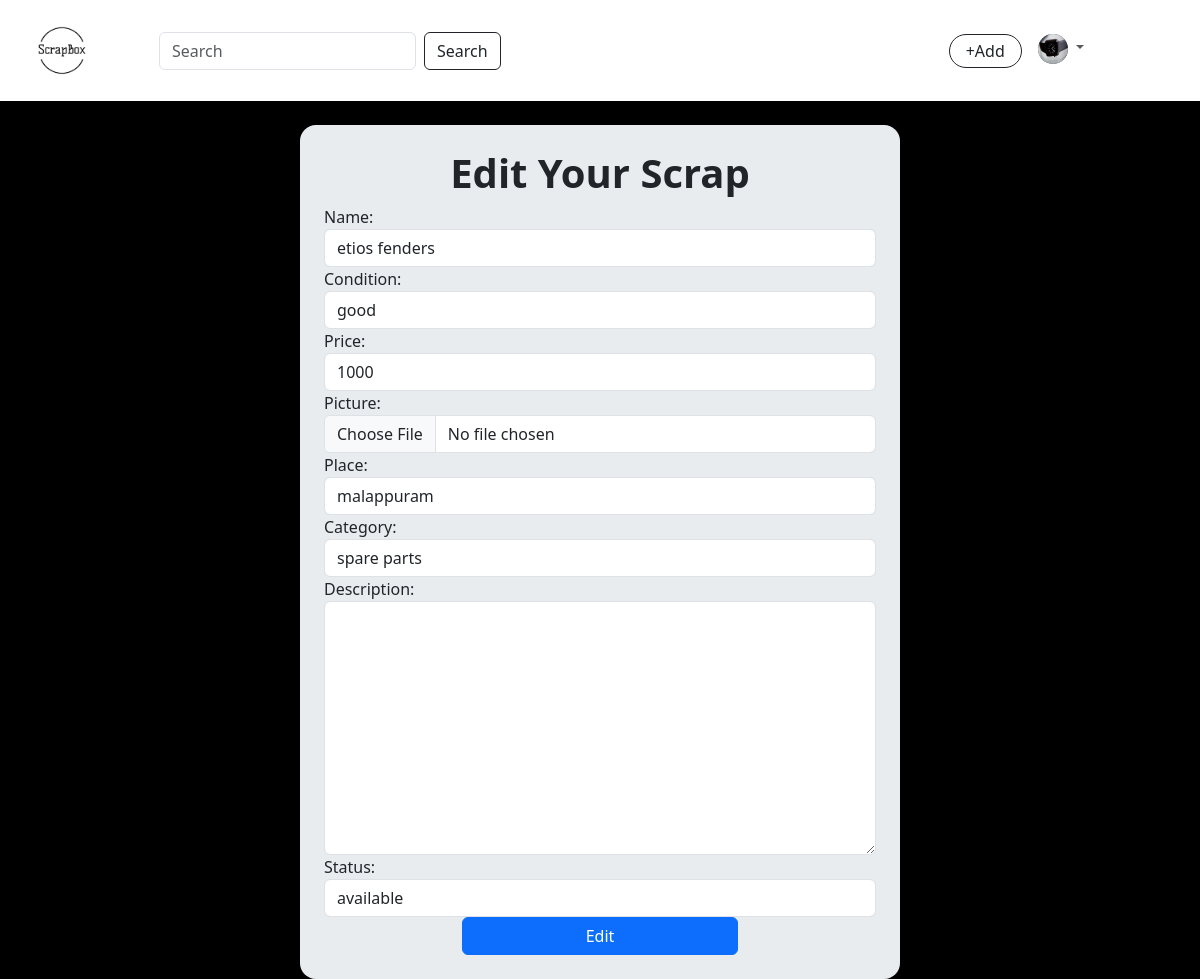
The page /scrap/1/update (signed in) on the database as committed earlier.
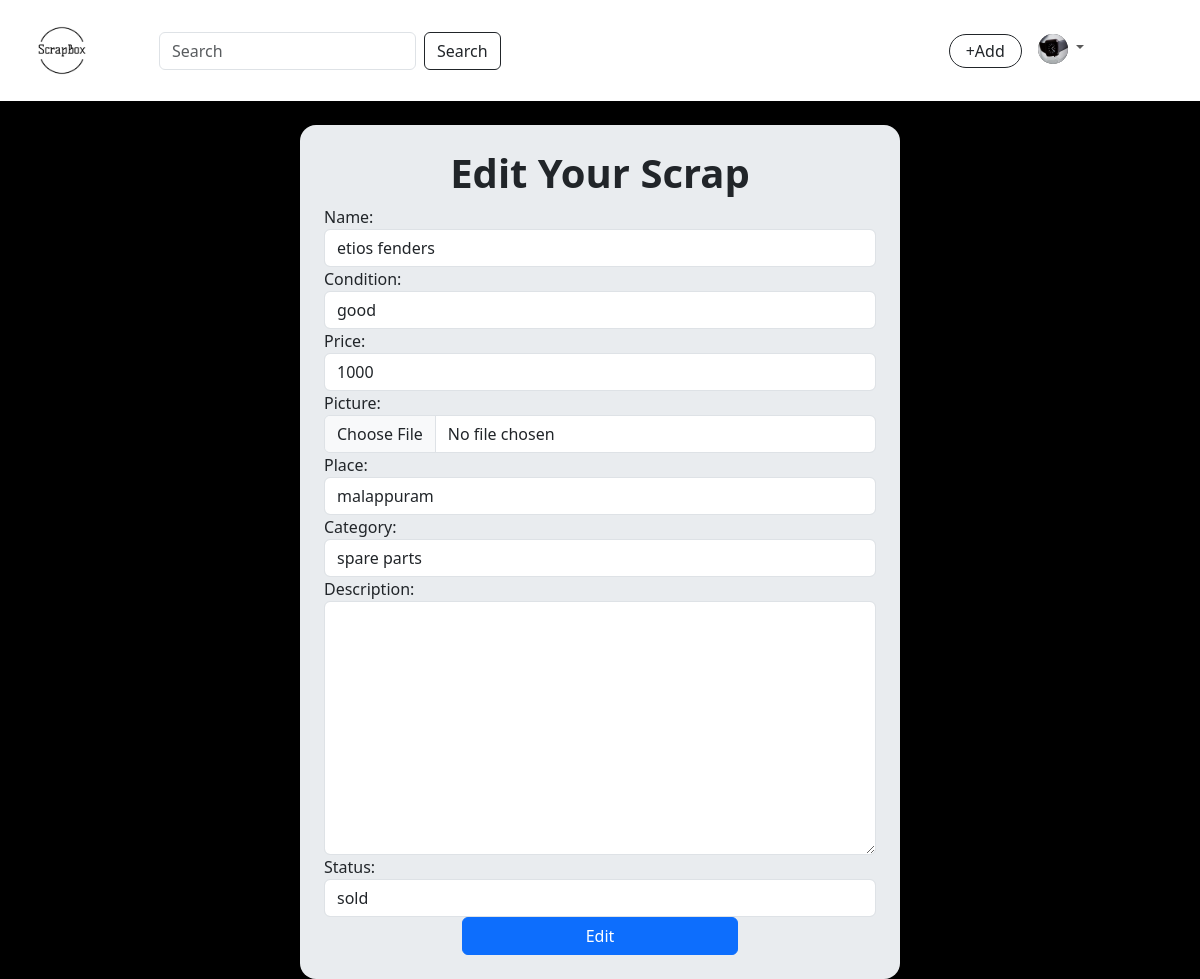
The same page on the database as committed later.
### scrapboxapp/models.py (models this page shows, shortened)
class Scrap(models.Model):
    name=models.CharField(max_length=200)
    condition=models.CharField(max_length=200)
    price=models.PositiveIntegerField()
    picture=models.ImageField(upload_to="scrapimages",)
    place=models.CharField(max_length=200)
    category=models.ForeignKey(Category,on_delete=models.CASCADE,related_name="scrap_category")
    created_date=models.DateTimeField(auto_now_add=True)
    description=models.CharField(max_length=300,null=True)
    status_option=(
        ("sold","sold"),
        ("available","available")
    )
    status=models.CharField(choices=status_option, max_length=200,default="available")
    user=models.ForeignKey(User,on_delete=models.CASCADE,related_name="user_scrap")

class Category(models.Model):
    name=models.CharField(max_length=200)
    def __str__(self):
        return self.name

### scrapboxapp/views.py (the view, shortened to what this page needs)
# urls.py: path('scrap/<int:pk>/update',views.ScrapEditView.as_view(),name="scrap-edit"),
@method_decorator(decs,name="dispatch")
class ScrapEditView(UpdateView):
    model=Scrap
    form_class=ScrapForm
    template_name="scrap_edit.html"

### scrapboxapp/forms.py
class ScrapForm(forms.ModelForm):
    class Meta:
        model=Scrap
        exclude=["user"]
        widgets={
            "name":forms.TextInput(attrs={"class":"form-control"}),
            "condition":forms.TextInput(attrs={"class":"form-control"}),
            "price":forms.TextInput(attrs={"class":"form-control"}),
            "place":forms.TextInput(attrs={"class":"form-control"}),
            "description":forms.Textarea(attrs={"class":"form-control"}),
            "price":forms.NumberInput(attrs={"class":"form-control"}),
            "picture":forms.FileInput(attrs={"class":"form-control"}),
            "category":forms.Select(attrs={"class":"form-control"}),
            "status":forms.Select(attrs={"class":"form-control"}),
        }

### scrapboxapp/templates/scrap_edit.html (shortened to what this page needs)
{%extends 'base.html'%}
{%load static%}
{%block body_block%}
<head>
</head>
<body class="vh-100 bg bg-black">
    <div class="container w-50 shadow rounded-4 bg-body-secondary mt-4 p-4">
        <h1 class="text-center fw-bold">Edit Your Scrap</h1>
        <form action="" method="post" enctype="multipart/form-data">
            {{form}}
            <button type="submit" class="btn btn-primary d-grid gap-2 col-6 mx-auto">Edit</button>
        </form>
    </div>
</body>
</html>
{%endblock%}

Rows that differ between the two databases and show on the page:
changed Scrap "good": status "available" → "sold"
